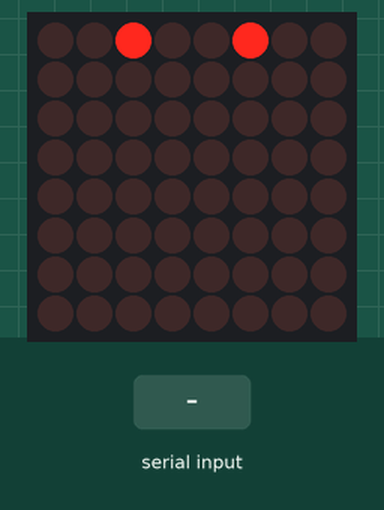
This sketch was run on a simulated Arduino Uno, built with avr-gcc and run on an emulated ATmega328P. Parts: 8×8 LED matrix. Inputs (shaded band) come from the test bench.

Above: at 0.15 s.
At 1.26 s:
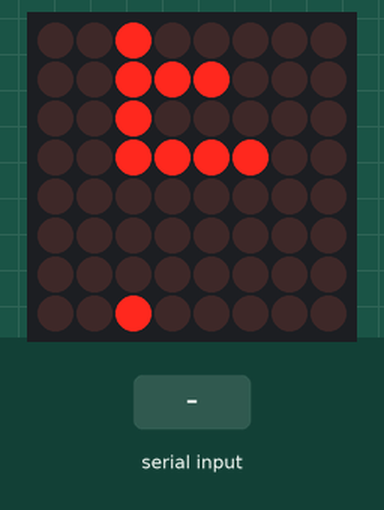
1.3 s: "1\n" received over Serial
At 1.7 s:
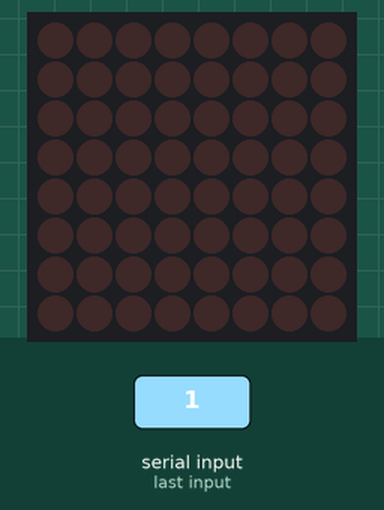
Timing chart, 0 to 4.3 s (numbered marks = the images above; inputs shaded):
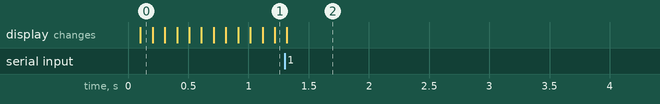

The sketch:

main.ino
```cpp
#include "LedControl.h"

LedControl lc = LedControl(12,11,10,1);
byte Palette[] = {B00000000,B00000000,B00000000,B00000000,B00000000,B00000000,B00000000,B00000000};
byte* LEDDisplayText = (byte *) malloc(16 * sizeof(byte));
int LEDScrollPosition = 0;
int textLength = 0;
unsigned long delayTime = 100;
char* input;
char endMarker = '\n';
const byte maxChars = 32;
char receivedChars[maxChars] = {'H','E','L','L','O', ' ','W','O','R','L','D'};
bool newData = false;

byte A[] = {B00000000,B00111100,B01100110,B01100110,B01111110,B01100110,B01100110,B01100110};
byte B[] = {B01111000,B01001000,B01001000,B01110000,B01001000,B01000100,B01000100,B01111100};
byte C[] = {B00000000,B00011110,B00100000,B01000000,B01000000,B01000000,B00100000,B00011110};
byte D[] = {B00000000,B00111000,B00100100,B00100010,B00100010,B00100100,B00111000,B00000000};
byte E[] = {B00000000,B00111100,B00100000,B00111000,B00100000,B00100000,B00111100,B00000000};
byte F[] = {B00000000,B00111100,B00100000,B00111000,B00100000,B00100000,B00100000,B00000000};
byte G[] = {B00000000,B00111110,B00100000,B00100000,B00101110,B00100010,B00111110,B00000000};
byte H[] = {B00000000,B00100100,B00100100,B00111100,B00100100,B00100100,B00100100,B00000000};
byte I[] = {B00000000,B00111000,B00010000,B00010000,B00010000,B00010000,B00111000,B00000000};
byte J[] = {B00000000,B00011100,B00001000,B00001000,B00001000,B00101000,B00111000,B00000000};
byte K[] = {B00000000,B00100100,B00101000,B00110000,B00101000,B00100100,B00100100,B00000000};
byte L[] = {B00000000,B00100000,B00100000,B00100000,B00100000,B00100000,B00111100,B00000000};
byte M[] = {B00000000,B00000000,B01000100,B10101010,B10010010,B10000010,B10000010,B00000000};
byte N[] = {B00000000,B00100010,B00110010,B00101010,B00100110,B00100010,B00000000,B00000000};
byte O[] = {B00000000,B00111100,B01000010,B01000010,B01000010,B01000010,B00111100,B00000000};
byte P[] = {B00000000,B00111000,B00100100,B00100100,B00111000,B00100000,B00100000,B00000000};
byte Q[] = {B00000000,B00111100,B01000010,B01000010,B01000010,B01000110,B00111110,B00000001};
byte R[] = {B00000000,B00111000,B00100100,B00100100,B00111000,B00100100,B00100100,B00000000};
byte S[] = {B00000000,B00111100,B00100000,B00111100,B00000100,B00000100,B00111100,B00000000};
byte T[] = {B00000000,B01111100,B00010000,B00010000,B00010000,B00010000,B00010000,B00000000};
byte U[] = {B00000000,B01000010,B01000010,B01000010,B01000010,B00100100,B00011000,B00000000};
byte V[] = {B00000000,B00100010,B00100010,B00100010,B00010100,B00010100,B00001000,B00000000};
byte W[] = {B00000000,B10000010,B10010010,B01010100,B01010100,B00101000,B00000000,B00000000};
byte X[] = {B00000000,B01000010,B00100100,B00011000,B00011000,B00100100,B01000010,B00000000};
byte Y[] = {B00000000,B01000100,B00101000,B00010000,B00010000,B00010000,B00010000,B00000000};
byte Z[] = {B00000000,B00111100,B00000100,B00001000,B00010000,B00100000,B00111100,B00000000};
byte Space[] = {B00000000,B00000000,B00000000,B00000000,B00000000,B00000000,B00000000,B00000000};
byte* Alphabet[] = {A,B,C,D,E,F,G,H,I,J,K,L,M,N,O,P,Q,R,S,T,U,V,W,X,Y,Z};

void setup(){
    Serial.begin(9600);
    lc.shutdown(0, false);
    lc.setIntensity(0, 15);
    lc.clearDisplay(0);
    updateLedDisplayText(receivedChars);
}

void serialInput() {
    byte position = 0;
    char recievedChar;
    while (Serial.available() > 0) {
        newData = true;
        recievedChar = Serial.read();
        if (recievedChar != endMarker) {
            if(!filterInput(recievedChar)){
                continue;
            }
            receivedChars[position] = charToUpperCase(recievedChar);
            position++;
            if (position > maxChars) {
                position = maxChars - 1;
            }
        } else {
            receivedChars[position] = '\0';
        }
    }
    if(newData){
        updateLedDisplayText(receivedChars);
    }
}

void updateLedDisplayText(char text[]){
    textLength = getSizeOfString(text);
    free(LEDDisplayText);
    LEDDisplayText = (byte *)malloc((textLength+2)*sizeof(byte));

    memcpy(LEDDisplayText, Space, 8*sizeof(byte));
    for(int i = 1; i <= textLength; i++){
        int letterIndex = (int)text[i-1]-65;
        if(letterIndex<0){
            memcpy(LEDDisplayText+(8*i), Space, 8*sizeof(byte));
        }else{
            memcpy(LEDDisplayText+(8*i), Alphabet[letterIndex], 8*sizeof(byte));
        }
    }
    memcpy(LEDDisplayText+((textLength+1)*8), Space, 8*sizeof(byte));
}

int getSizeOfString(char text[]){
    for(int i = 0; i < maxChars; i++){
        if(text[i]=='\0'){
            return i;
        }
    }
    return maxChars;
}

void scrollTextLCD(){
    if(newData || LEDScrollPosition >= textLength*8 + 8){
        LEDScrollPosition = 0;
    }
    for(int i = 0; i < 8; i++){
        lc.setRow(0, i, LEDDisplayText[LEDScrollPosition+8-i]);
    }
    LEDScrollPosition++;
}

bool filterInput(char character){
    if((character >= 65 && character <= 90) || (character >= 97 && character <= 122) || character == 32){
        return true;
    }
    return false;
}

char charToUpperCase(char character){
    if(character == 32){
        return character;
    }
    return character & ~32;
}

void loop(){
    serialInput();
    scrollTextLCD();
    delay(delayTime);
    if(newData){
        newData = false;
    }
}
```
